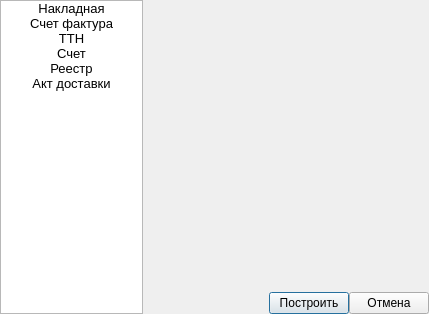
<?xml version="1.0" encoding="UTF-8"?>
<ui version="4.0">
 <class>Dialog</class>
 <widget class="QDialog" name="Dialog">
  <property name="geometry">
   <rect>
    <x>0</x>
    <y>0</y>
    <width>429</width>
    <height>314</height>
   </rect>
  </property>
  <property name="windowTitle">
   <string>Документ</string>
  </property>
  <layout class="QGridLayout" name="gridLayout" columnstretch="2,4">
   <property name="leftMargin">
    <number>0</number>
   </property>
   <property name="topMargin">
    <number>0</number>
   </property>
   <property name="rightMargin">
    <number>0</number>
   </property>
   <property name="bottomMargin">
    <number>0</number>
   </property>
   <property name="spacing">
    <number>0</number>
   </property>
   <item row="0" column="1">
    <widget class="QStackedWidget" name="sw_main">
     <property name="currentIndex">
      <number>0</number>
     </property>
     <widget class="QWidget" name="page_3"/>
     <widget class="QWidget" name="page">
      <layout class="QGridLayout" name="gridLayout_2">
       <property name="leftMargin">
        <number>2</number>
       </property>
       <property name="topMargin">
        <number>2</number>
       </property>
       <property name="rightMargin">
        <number>2</number>
       </property>
       <property name="bottomMargin">
        <number>2</number>
       </property>
       <property name="horizontalSpacing">
        <number>2</number>
       </property>
       <property name="verticalSpacing">
        <number>5</number>
       </property>
       <item row="2" column="0">
        <widget class="QCheckBox" name="cb_unite_1">
         <property name="text">
          <string>Объединить по коду клиента</string>
         </property>
        </widget>
       </item>
       <item row="7" column="0">
        <spacer name="verticalSpacer">
         <property name="orientation">
          <enum>Qt::Vertical</enum>
         </property>
         <property name="sizeHint" stdset="0">
          <size>
           <width>20</width>
           <height>40</height>
          </size>
         </property>
        </spacer>
       </item>
       <item row="6" column="0">
        <layout class="QVBoxLayout" name="verticalLayout">
         <property name="spacing">
          <number>0</number>
         </property>
         <item>
          <widget class="QLabel" name="label_3">
           <property name="text">
            <string>Отгрузил</string>
           </property>
          </widget>
         </item>
         <item>
          <widget class="QComboBox" name="cb_manager_name_1">
           <property name="enabled">
            <bool>true</bool>
           </property>
           <property name="editable">
            <bool>true</bool>
           </property>
           <item>
            <property name="text">
             <string/>
            </property>
           </item>
           <item>
            <property name="text">
             <string>Косяченко В.А.</string>
            </property>
           </item>
           <item>
            <property name="text">
             <string>Балабанова С.И.</string>
            </property>
           </item>
          </widget>
         </item>
        </layout>
       </item>
       <item row="1" column="0">
        <widget class="QCheckBox" name="cb_head">
         <property name="text">
          <string>Шапка для факторинка</string>
         </property>
        </widget>
       </item>
       <item row="0" column="0">
        <widget class="QCheckBox" name="cb_edo">
         <property name="text">
          <string>Печать ЭДО</string>
         </property>
        </widget>
       </item>
       <item row="4" column="0">
        <widget class="QGroupBox" name="groupBox_2">
         <property name="title">
          <string>Название позиции</string>
         </property>
         <layout class="QGridLayout" name="gridLayout_4">
          <property name="leftMargin">
           <number>0</number>
          </property>
          <property name="topMargin">
           <number>0</number>
          </property>
          <property name="rightMargin">
           <number>0</number>
          </property>
          <property name="bottomMargin">
           <number>0</number>
          </property>
          <property name="horizontalSpacing">
           <number>0</number>
          </property>
          <property name="verticalSpacing">
           <number>2</number>
          </property>
          <item row="0" column="0">
           <widget class="QRadioButton" name="rb_name_1">
            <property name="text">
             <string>Как у клиента</string>
            </property>
            <property name="checked">
             <bool>true</bool>
            </property>
           </widget>
          </item>
          <item row="1" column="0">
           <widget class="QRadioButton" name="rb_name_2">
            <property name="text">
             <string>Артикул (размер) штрихкод</string>
            </property>
           </widget>
          </item>
         </layout>
        </widget>
       </item>
       <item row="3" column="0">
        <widget class="QGroupBox" name="groupBox">
         <property name="title">
          <string>Грузополучатель</string>
         </property>
         <layout class="QGridLayout" name="gridLayout_3">
          <property name="leftMargin">
           <number>0</number>
          </property>
          <property name="topMargin">
           <number>0</number>
          </property>
          <property name="rightMargin">
           <number>0</number>
          </property>
          <property name="bottomMargin">
           <number>0</number>
          </property>
          <property name="horizontalSpacing">
           <number>0</number>
          </property>
          <property name="verticalSpacing">
           <number>2</number>
          </property>
          <item row="0" column="0">
           <widget class="QRadioButton" name="rb_addres_1">
            <property name="text">
             <string>Юридический адрес</string>
            </property>
            <property name="checked">
             <bool>true</bool>
            </property>
           </widget>
          </item>
          <item row="1" column="0">
           <widget class="QRadioButton" name="rb_addres_2">
            <property name="text">
             <string>Пункт разгузки</string>
            </property>
           </widget>
          </item>
         </layout>
        </widget>
       </item>
       <item row="5" column="0">
        <widget class="QCheckBox" name="cb_no_pcb_1">
         <property name="text">
          <string>Пропустить колонку PCB</string>
         </property>
        </widget>
       </item>
      </layout>
     </widget>
     <widget class="QWidget" name="page_2">
      <layout class="QGridLayout" name="gridLayout_7">
       <property name="leftMargin">
        <number>2</number>
       </property>
       <property name="topMargin">
        <number>2</number>
       </property>
       <property name="rightMargin">
        <number>2</number>
       </property>
       <property name="bottomMargin">
        <number>2</number>
       </property>
       <property name="horizontalSpacing">
        <number>2</number>
       </property>
       <property name="verticalSpacing">
        <number>5</number>
       </property>
       <item row="0" column="0">
        <widget class="QCheckBox" name="cb_unite_2">
         <property name="text">
          <string>Объединить по коду клиента</string>
         </property>
        </widget>
       </item>
       <item row="3" column="0">
        <spacer name="verticalSpacer_2">
         <property name="orientation">
          <enum>Qt::Vertical</enum>
         </property>
         <property name="sizeHint" stdset="0">
          <size>
           <width>20</width>
           <height>40</height>
          </size>
         </property>
        </spacer>
       </item>
       <item row="2" column="0">
        <widget class="QGroupBox" name="groupBox_4">
         <property name="title">
          <string>Название позиции</string>
         </property>
         <layout class="QGridLayout" name="gridLayout_6">
          <property name="leftMargin">
           <number>0</number>
          </property>
          <property name="topMargin">
           <number>0</number>
          </property>
          <property name="rightMargin">
           <number>0</number>
          </property>
          <property name="bottomMargin">
           <number>0</number>
          </property>
          <property name="horizontalSpacing">
           <number>0</number>
          </property>
          <property name="verticalSpacing">
           <number>2</number>
          </property>
          <item row="0" column="0">
           <widget class="QRadioButton" name="rb_fact_name_1">
            <property name="text">
             <string>Как у клиента</string>
            </property>
            <property name="checked">
             <bool>true</bool>
            </property>
           </widget>
          </item>
          <item row="1" column="0">
           <widget class="QRadioButton" name="rb_fact_name_2">
            <property name="text">
             <string>Артикул (размер) штрихкод</string>
            </property>
           </widget>
          </item>
         </layout>
        </widget>
       </item>
       <item row="1" column="0">
        <widget class="QGroupBox" name="groupBox_3">
         <property name="title">
          <string>Грузополучатель</string>
         </property>
         <layout class="QGridLayout" name="gridLayout_5">
          <property name="leftMargin">
           <number>0</number>
          </property>
          <property name="topMargin">
           <number>0</number>
          </property>
          <property name="rightMargin">
           <number>0</number>
          </property>
          <property name="bottomMargin">
           <number>0</number>
          </property>
          <property name="horizontalSpacing">
           <number>0</number>
          </property>
          <property name="verticalSpacing">
           <number>2</number>
          </property>
          <item row="0" column="0">
           <widget class="QRadioButton" name="rb_fact_addres_1">
            <property name="text">
             <string>Фактический Адрес</string>
            </property>
            <property name="checked">
             <bool>true</bool>
            </property>
           </widget>
          </item>
          <item row="1" column="0">
           <widget class="QRadioButton" name="rb_fact_addres_2">
            <property name="text">
             <string>Пункт разгузки</string>
            </property>
           </widget>
          </item>
          <item row="2" column="0">
           <widget class="QRadioButton" name="rb_fact_addres_3">
            <property name="text">
             <string>Юр. адрес</string>
            </property>
           </widget>
          </item>
         </layout>
        </widget>
       </item>
      </layout>
     </widget>
     <widget class="QWidget" name="page_4">
      <layout class="QGridLayout" name="gridLayout_9">
       <property name="leftMargin">
        <number>2</number>
       </property>
       <property name="topMargin">
        <number>2</number>
       </property>
       <property name="rightMargin">
        <number>2</number>
       </property>
       <property name="bottomMargin">
        <number>2</number>
       </property>
       <property name="horizontalSpacing">
        <number>2</number>
       </property>
       <property name="verticalSpacing">
        <number>5</number>
       </property>
       <item row="5" column="0">
        <spacer name="verticalSpacer_3">
         <property name="orientation">
          <enum>Qt::Vertical</enum>
         </property>
         <property name="sizeHint" stdset="0">
          <size>
           <width>20</width>
           <height>40</height>
          </size>
         </property>
        </spacer>
       </item>
       <item row="1" column="0">
        <widget class="QCheckBox" name="cb_unite_3">
         <property name="text">
          <string>Объединить по коду клиента</string>
         </property>
        </widget>
       </item>
       <item row="4" column="0">
        <layout class="QVBoxLayout" name="verticalLayout_3">
         <property name="spacing">
          <number>0</number>
         </property>
         <item>
          <widget class="QLabel" name="label_5">
           <property name="text">
            <string>Отгрузил</string>
           </property>
          </widget>
         </item>
         <item>
          <widget class="QComboBox" name="cb_manager_name_3">
           <property name="enabled">
            <bool>true</bool>
           </property>
           <property name="editable">
            <bool>true</bool>
           </property>
           <item>
            <property name="text">
             <string/>
            </property>
           </item>
           <item>
            <property name="text">
             <string>Косяченко В.А.</string>
            </property>
           </item>
           <item>
            <property name="text">
             <string>Балабанова С.И.</string>
            </property>
           </item>
          </widget>
         </item>
        </layout>
       </item>
       <item row="0" column="0">
        <layout class="QGridLayout" name="gridLayout_13">
         <property name="spacing">
          <number>2</number>
         </property>
         <item row="0" column="0">
          <widget class="QLabel" name="label">
           <property name="text">
            <string>Автомобиль</string>
           </property>
          </widget>
         </item>
         <item row="1" column="0">
          <widget class="QLabel" name="label_2">
           <property name="text">
            <string>Водитель</string>
           </property>
          </widget>
         </item>
         <item row="0" column="1">
          <widget class="QLineEdit" name="le_ttn_auto">
           <property name="text">
            <string/>
           </property>
          </widget>
         </item>
         <item row="1" column="1">
          <widget class="QLineEdit" name="le_ttn_driver"/>
         </item>
        </layout>
       </item>
       <item row="3" column="0">
        <widget class="QGroupBox" name="groupBox_6">
         <property name="title">
          <string>Название позиции</string>
         </property>
         <layout class="QGridLayout" name="gridLayout_10">
          <property name="leftMargin">
           <number>0</number>
          </property>
          <property name="topMargin">
           <number>0</number>
          </property>
          <property name="rightMargin">
           <number>0</number>
          </property>
          <property name="bottomMargin">
           <number>0</number>
          </property>
          <property name="horizontalSpacing">
           <number>0</number>
          </property>
          <property name="verticalSpacing">
           <number>2</number>
          </property>
          <item row="0" column="0">
           <widget class="QRadioButton" name="rb_ttn_name_1">
            <property name="text">
             <string>Как у клиента</string>
            </property>
            <property name="checked">
             <bool>true</bool>
            </property>
           </widget>
          </item>
          <item row="1" column="0">
           <widget class="QRadioButton" name="rb_ttn_name_2">
            <property name="text">
             <string>Артикул (размер) штрихкод</string>
            </property>
           </widget>
          </item>
         </layout>
        </widget>
       </item>
       <item row="2" column="0">
        <widget class="QGroupBox" name="groupBox_5">
         <property name="title">
          <string>Грузополучатель</string>
         </property>
         <layout class="QGridLayout" name="gridLayout_8">
          <property name="leftMargin">
           <number>0</number>
          </property>
          <property name="topMargin">
           <number>0</number>
          </property>
          <property name="rightMargin">
           <number>0</number>
          </property>
          <property name="bottomMargin">
           <number>0</number>
          </property>
          <property name="horizontalSpacing">
           <number>0</number>
          </property>
          <property name="verticalSpacing">
           <number>2</number>
          </property>
          <item row="1" column="0">
           <widget class="QRadioButton" name="rb_ttn_addres_2">
            <property name="text">
             <string>Пункт разгузки</string>
            </property>
           </widget>
          </item>
          <item row="0" column="0">
           <widget class="QRadioButton" name="rb_ttn_addres_1">
            <property name="text">
             <string>Фактический Адрес</string>
            </property>
            <property name="checked">
             <bool>true</bool>
            </property>
           </widget>
          </item>
          <item row="2" column="0">
           <widget class="QRadioButton" name="rb_ttn_addres_3">
            <property name="text">
             <string>Юр. адрес</string>
            </property>
           </widget>
          </item>
         </layout>
        </widget>
       </item>
      </layout>
     </widget>
     <widget class="QWidget" name="page_5">
      <layout class="QGridLayout" name="gridLayout_12">
       <property name="leftMargin">
        <number>2</number>
       </property>
       <property name="topMargin">
        <number>2</number>
       </property>
       <property name="rightMargin">
        <number>2</number>
       </property>
       <property name="bottomMargin">
        <number>2</number>
       </property>
       <property name="horizontalSpacing">
        <number>2</number>
       </property>
       <property name="verticalSpacing">
        <number>5</number>
       </property>
       <item row="0" column="0">
        <widget class="QGroupBox" name="groupBox_7">
         <property name="title">
          <string>Название позиции</string>
         </property>
         <layout class="QGridLayout" name="gridLayout_11">
          <property name="leftMargin">
           <number>0</number>
          </property>
          <property name="topMargin">
           <number>0</number>
          </property>
          <property name="rightMargin">
           <number>0</number>
          </property>
          <property name="bottomMargin">
           <number>0</number>
          </property>
          <property name="horizontalSpacing">
           <number>0</number>
          </property>
          <property name="verticalSpacing">
           <number>2</number>
          </property>
          <item row="0" column="0">
           <widget class="QRadioButton" name="rb_score_name_1">
            <property name="text">
             <string>Как у клиента</string>
            </property>
            <property name="checked">
             <bool>false</bool>
            </property>
           </widget>
          </item>
          <item row="1" column="0">
           <widget class="QRadioButton" name="rb_score_name_2">
            <property name="text">
             <string>Артикул (размер) штрихкод</string>
            </property>
            <property name="checked">
             <bool>true</bool>
            </property>
           </widget>
          </item>
         </layout>
        </widget>
       </item>
       <item row="1" column="0">
        <spacer name="verticalSpacer_4">
         <property name="orientation">
          <enum>Qt::Vertical</enum>
         </property>
         <property name="sizeHint" stdset="0">
          <size>
           <width>20</width>
           <height>40</height>
          </size>
         </property>
        </spacer>
       </item>
      </layout>
     </widget>
     <widget class="QWidget" name="page_6">
      <layout class="QGridLayout" name="gridLayout_14">
       <property name="leftMargin">
        <number>2</number>
       </property>
       <property name="topMargin">
        <number>2</number>
       </property>
       <property name="rightMargin">
        <number>2</number>
       </property>
       <property name="bottomMargin">
        <number>2</number>
       </property>
       <property name="horizontalSpacing">
        <number>2</number>
       </property>
       <property name="verticalSpacing">
        <number>5</number>
       </property>
       <item row="0" column="0">
        <layout class="QHBoxLayout" name="horizontalLayout">
         <item>
          <widget class="QLabel" name="label_6">
           <property name="text">
            <string>Сумма доставки</string>
           </property>
          </widget>
         </item>
         <item>
          <widget class="QLineEdit" name="le_act_price">
           <property name="text">
            <string>1000</string>
           </property>
          </widget>
         </item>
        </layout>
       </item>
       <item row="1" column="0">
        <spacer name="verticalSpacer_5">
         <property name="orientation">
          <enum>Qt::Vertical</enum>
         </property>
         <property name="sizeHint" stdset="0">
          <size>
           <width>20</width>
           <height>40</height>
          </size>
         </property>
        </spacer>
       </item>
      </layout>
     </widget>
    </widget>
   </item>
   <item row="1" column="1">
    <layout class="QHBoxLayout" name="horizontalLayout_2">
     <property name="spacing">
      <number>0</number>
     </property>
     <item>
      <spacer name="horizontalSpacer">
       <property name="orientation">
        <enum>Qt::Horizontal</enum>
       </property>
       <property name="sizeHint" stdset="0">
        <size>
         <width>40</width>
         <height>20</height>
        </size>
       </property>
      </spacer>
     </item>
     <item>
      <widget class="QPushButton" name="pushButton_2">
       <property name="text">
        <string>Построить</string>
       </property>
      </widget>
     </item>
     <item>
      <widget class="QPushButton" name="pushButton">
       <property name="text">
        <string>Отмена</string>
       </property>
      </widget>
     </item>
    </layout>
   </item>
   <item row="0" column="0" rowspan="2">
    <widget class="QListWidget" name="lw_main">
     <property name="font">
      <font>
       <family>Tahoma</family>
       <pointsize>10</pointsize>
      </font>
     </property>
     <item>
      <property name="text">
       <string>Накладная</string>
      </property>
      <property name="textAlignment">
       <set>AlignCenter</set>
      </property>
     </item>
     <item>
      <property name="text">
       <string>Счет фактура</string>
      </property>
      <property name="textAlignment">
       <set>AlignCenter</set>
      </property>
     </item>
     <item>
      <property name="text">
       <string notr="true">ТТН</string>
      </property>
      <property name="textAlignment">
       <set>AlignCenter</set>
      </property>
     </item>
     <item>
      <property name="text">
       <string>Счет</string>
      </property>
      <property name="textAlignment">
       <set>AlignCenter</set>
      </property>
     </item>
     <item>
      <property name="text">
       <string>Реестр</string>
      </property>
      <property name="textAlignment">
       <set>AlignCenter</set>
      </property>
     </item>
     <item>
      <property name="text">
       <string>Акт доставки</string>
      </property>
      <property name="textAlignment">
       <set>AlignCenter</set>
      </property>
     </item>
    </widget>
   </item>
  </layout>
 </widget>
 <resources/>
 <connections>
  <connection>
   <sender>lw_main</sender>
   <signal>itemClicked(QListWidgetItem*)</signal>
   <receiver>Dialog</receiver>
   <slot>ui_select_doc()</slot>
   <hints>
    <hint type="sourcelabel">
     <x>78</x>
     <y>74</y>
    </hint>
    <hint type="destinationlabel">
     <x>65</x>
     <y>-69</y>
    </hint>
   </hints>
  </connection>
  <connection>
   <sender>pushButton_2</sender>
   <signal>clicked()</signal>
   <receiver>Dialog</receiver>
   <slot>ui_acc()</slot>
   <hints>
    <hint type="sourcelabel">
     <x>219</x>
     <y>160</y>
    </hint>
    <hint type="destinationlabel">
     <x>213</x>
     <y>223</y>
    </hint>
   </hints>
  </connection>
  <connection>
   <sender>pushButton</sender>
   <signal>clicked()</signal>
   <receiver>Dialog</receiver>
   <slot>ui_can()</slot>
   <hints>
    <hint type="sourcelabel">
     <x>259</x>
     <y>158</y>
    </hint>
    <hint type="destinationlabel">
     <x>251</x>
     <y>381</y>
    </hint>
   </hints>
  </connection>
 </connections>
 <slots>
  <slot>ui_select_doc()</slot>
  <slot>ui_acc()</slot>
  <slot>ui_can()</slot>
 </slots>
</ui>
